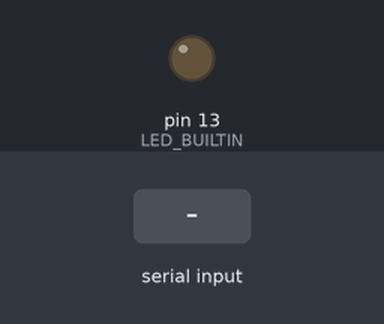
A sketch run on a simulated Arduino Uno, built with avr-gcc and run on an emulated ATmega328P. Shown: output pins drawn as LEDs (lit = HIGH). Inputs (shaded band) come from the test bench.

Above: at 1.2 s.
1.3 s: "ON" received over Serial
At 2.7 s:
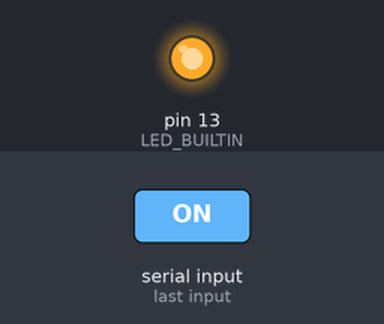
3.8 s: "OFF" received over Serial
At 5.9 s:
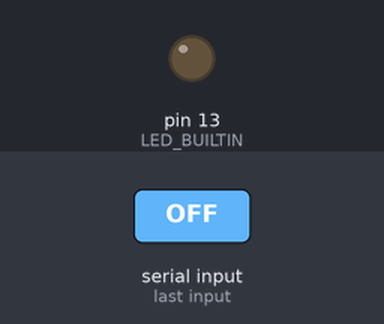
Timing chart, 0 to 7.4 s (numbered marks = the images above; inputs shaded):
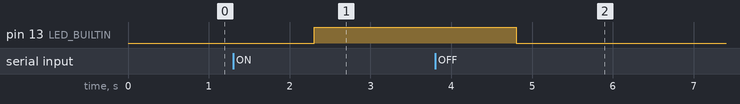

Measured:
- after the input at 1.3 s, pin 13 (LED_BUILTIN): LOW → HIGH after 1.0 s
- after the input at 3.8 s, pin 13 (LED_BUILTIN): HIGH → LOW after 1.0 s

The sketch:

Blink_Serial.ino
```cpp
void setup() {
  pinMode(LED_BUILTIN, OUTPUT);
  Serial.begin(9600);
}
void loop() {
  if(Serial.available()) {
  String c = Serial.readString();
  if (c == "ON" ) {
  digitalWrite(LED_BUILTIN, HIGH);
  }
  else if ( c == "OFF") {
  digitalWrite(LED_BUILTIN, LOW);    // turn the LED off by making the voltage LOW
  }
  }
}
```
